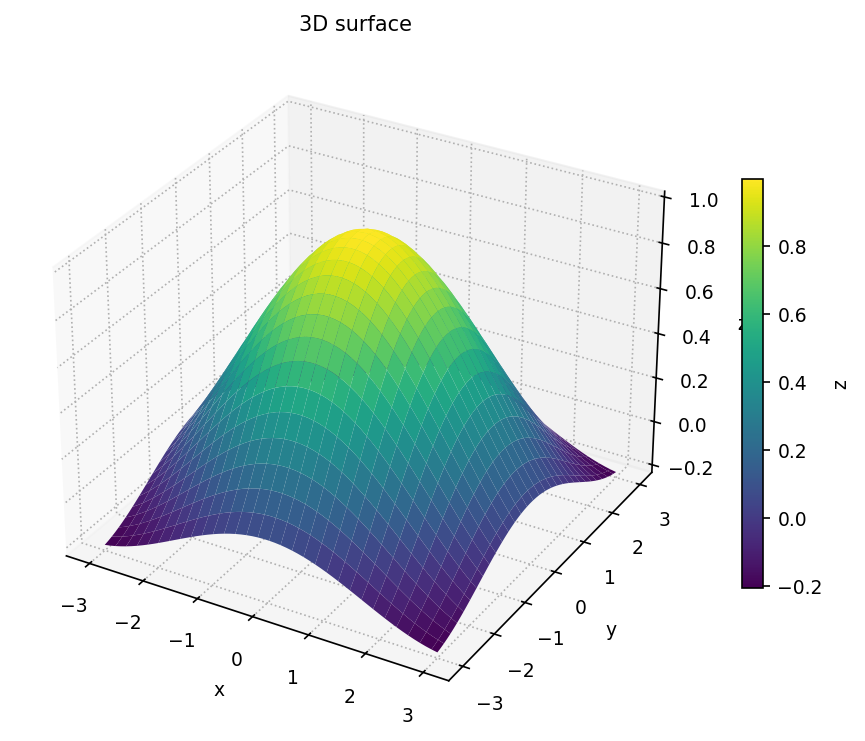

The script that saved this image:
"""surface_3d: 三维曲面."""
import sys, os; sys.path.insert(0, os.path.join(os.path.dirname(os.path.abspath(__file__)), '..', '..', '_utils', 'python'))
import matplotlib.pyplot as plt
from theme import apply_theme
from demo_data import gen_3d_surface

def make_figure(X=None, Y=None, Z=None, title='3D surface'):
    apply_theme(fig_size=(6.5, 5))
    if X is None:
        X, Y, Z = gen_3d_surface(n=60, kind='sinc')
    fig = plt.figure()
    ax = fig.add_subplot(111, projection='3d')
    surf = ax.plot_surface(X, Y, Z, cmap='viridis', linewidth=0)
    fig.colorbar(surf, ax=ax, shrink=0.6, label='z')
    ax.set_xlabel('x'); ax.set_ylabel('y'); ax.set_zlabel('z')
    ax.set_title(title)
    fig.tight_layout()
    return fig

if __name__ == '__main__':
    fig = make_figure()
    fig.savefig(__file__.replace('.py', '.png'), dpi=150)
